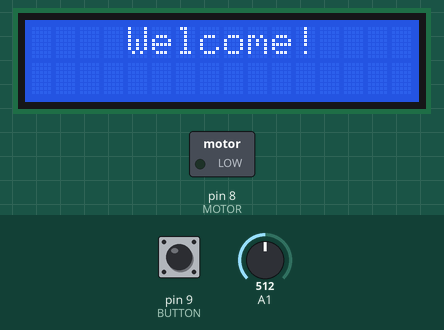
Recording of a sketch running on a simulated Arduino Uno, built with avr-gcc and run on an emulated ATmega328P. On the bench: 16×2 character LCD, switched loads named in the sketch (green lamp = pin HIGH). The test bench sets the inputs (shaded band); at power-on: pin 9 (BUTTON) LOW, A1 = 512. The modem accepts every AT command (registered, SIM ready, sends succeed) and sends nothing else; what the sketch prints to the serial monitor is not drawn.

Above: at 15.1 s.
At 19.2 s:
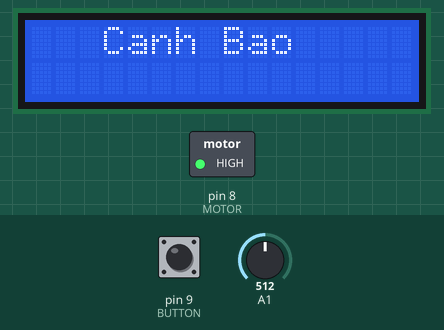

The sketch:

software.ino
```cpp
#include <SoftwareSerial.h>
#include <TinyGPS++.h>
#include "string.h"
#include "stdlib.h"
#include <LiquidCrystal_I2C.h>

#define MOTOR 8
#define BUTTON 9
SoftwareSerial mySerial(10, 11);

LiquidCrystal_I2C lcd(0x27,16,2);
static const int RXPin = 2, TXPin = 3;
static const uint32_t GPSBaud = 9600;
TinyGPSPlus gps;
SoftwareSerial ss(RXPin, TXPin);
char status_sms = 0;
float lo = 0;
float la = 0;
char buff_sms[255] = {0};
char content_sms[100] = {0};
char sim_AT[100] = {0};
char STD[12] = {0};
int count = 0;
int c = 0;
char flag_content = 0;
char flag_location = 0;
char flag2 = 0;
char count_gps = 0;
char status_button = 0;
char warning = 0;
void setup() {
  delay(15000);
  // put your setup code here, to run once:
  Serial.begin(9600);
  lcd.begin();
  lcd.setCursor(4,0);
  lcd.print("Welcome!");
    /*Sim module*/
    Serial.println("ret");
  mySerial.begin(9600);
  delay(500);
  mySerial.write("AT+CMGF=1");
  mySerial.write(10);
  delay(500);
  mySerial.write("AT+CNMI=2,2");
  mySerial.write(10);
  delay(3000);
  while(mySerial.available())
  {
    sim_AT[c] = mySerial.read();
    Serial.println(sim_AT[c]);
    c++;
  }
  pinMode(MOTOR, OUTPUT);
  pinMode(BUTTON, INPUT);
  digitalWrite(MOTOR, HIGH);
  mySerial.begin(9600);
}

void loop() {

  int ancol = analogRead(A1);
  //Serial.println(ancol);
  if(ancol < 900)
  {
    lcd.clear();
    lcd.setCursor(3,0);
    lcd.print("Canh Bao");
    status_button = 0;
    send_sms(0);
    warning = 1;
  }

  if((HIGH == digitalRead(BUTTON))&&(!status_button))
  {
    status_button = 1;
    delay(500);
  }
  else if((HIGH == digitalRead(BUTTON))&&(status_button))
  {
    status_button = 0;
    delay(500);
  }
  else
  {

  }

  if(status_button)
  {
    digitalWrite(MOTOR, LOW);
  }
  else
  {
    digitalWrite(MOTOR, HIGH);
  }
  if(warning)
  {
    sms_rev();
    while((flag_content)&&(count_gps < 100))
    {
      Serial.println("doc");
      ss.begin(GPSBaud);
      printFloat(gps.location.lat(), gps.location.isValid(), 11, 6);
      printFloat(gps.location.lng(), gps.location.isValid(), 12, 6);
      Serial.println("lo");
      Serial.println(lo);
      delay(100);
      count_gps++;

      count = 0;
      if(lo!= 0)
      {
        Serial.println("gui");
        send_sms(1);
        for(int l = 0; l < 12;l++)
        {
          STD[l] = 0;
        }
        flag_content = 0;
        count = 0;
        warning = 0;
        lcd.clear();
        lcd.setCursor(4,0);
        lcd.print("Welcome!");
      }
    }
    count_gps = 0;
  }


}
void sms_rev(void)
{
  char j, p, k = 0;
  char flag = 0;
  char flag_std = 0;
  count = 0;
  while(mySerial.available()>0)
  {
    buff_sms[count] = mySerial.read();
    Serial.print(buff_sms[count]);
    Serial.println(buff_sms[count]);
    count++;
    delay(10);

  }
  if(count > 0)
  {
    Serial.println("count");
    Serial.println(count);
    for(int g = 0; g < count;g++)
    {
      if((buff_sms[g] == '8')&&(buff_sms[g+1] == '4'))
      {
        flag_std = 1;
      }
      if((flag_std)&&(buff_sms[g] == 34))
      {
        flag_std = 0;
      }
      if(flag_std)
      {
        if(buff_sms[g] > 47)
        {
        STD[k] = buff_sms[g];
        k++;
        }
      }

      if((buff_sms[g] == 'L')&&((buff_sms[g+7] == 'n')))
      {
         flag_content = 1;
         break;
      }

      if(flag)
      {
        content_sms[j] = buff_sms[g];
        Serial.print(content_sms[j]);
        j++;
      }
    }
    Serial.println(content_sms);
    Serial.println(STD);
    /*while(flag)
    {
      Serial.println("get content");
      flag_content = 1;
      flag = 0;
    }*/
  }

}


static void smartDelay(unsigned long ms)
{
  unsigned long start = millis();
  do
  {
    while (ss.available())
      gps.encode(ss.read());
  } while (millis() - start < ms);
}

static void printFloat(float val, bool valid, int len, int prec)
{
  if (!valid) //neu 0 bt dc toa do
  {
    while (len-- > 1); //show len debug kí tu *
  }
  else //bat dc toa do
  {
    lo = gps.location.lng();
    la = gps.location.lat();
  }
  smartDelay(0);
}

void send_sms(char TH)
{
    mySerial.begin(9600);
    Serial.println("SEND ok");
    mySerial.write("AT");
    mySerial.write(10);
    delay(1000);
    mySerial.write("AT+CMGF=1"); //cai dat module sim che do nhan tin
    mySerial.write(10);
    delay(1000);
    mySerial.write("AT+CMGS="); //batdau cu phap text(AT+CMGS="sdt"
    mySerial.write(34);
    if(TH)
    {
    mySerial.write('+');
    mySerial.write(STD);
    }
    else
    {
      mySerial.write("0963011752");
    }
    mySerial.write(34);
    mySerial.write(10); //dau enter
    delay(1000);
    if(TH)
    {
      mySerial.print(gps.location.lng(),6); //so nguyen toa do
      mySerial.write(",");
      mySerial.print(gps.location.lat(),6);
    }
    else
    {
      mySerial.print("Canh Bao Nong Do Con Cao");
    }
    delay(1000);
    mySerial.write(26); //ket thuc text =send
}
```

Measured:
- what the display in image 0 shows lasts 4.0 s, from 15.1 s to 19.1 s
